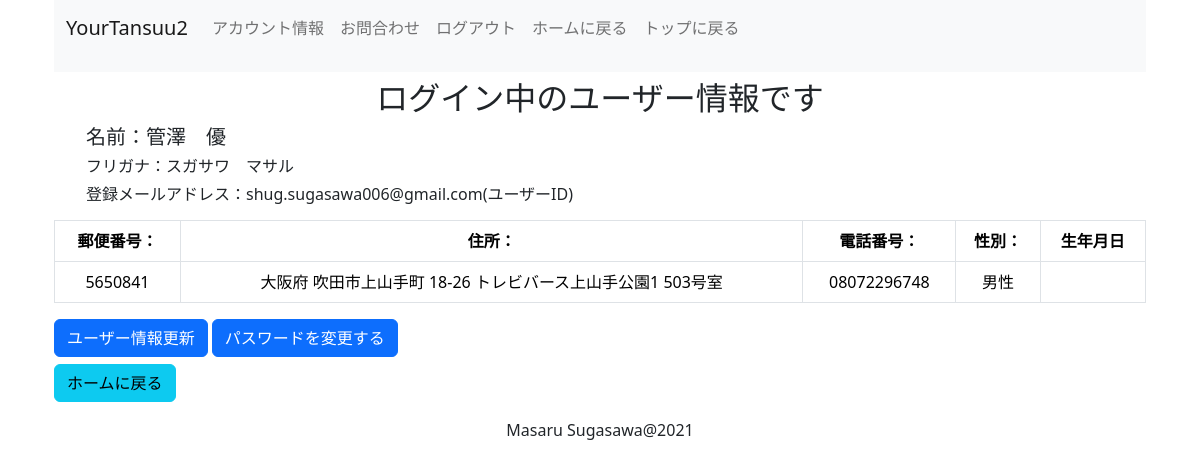
The app's page /account/userinformation/18/ (signed in), older data.
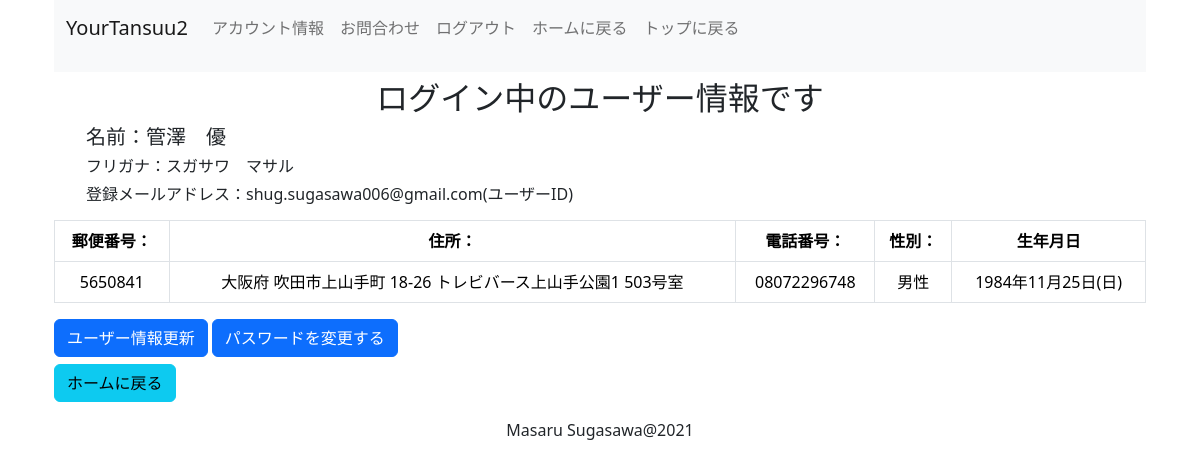
The same page, newer data.
### account/models.py (models this page shows, shortened)
class MyUser(AbstractBaseUser):
    email = models.CharField(max_length=50, unique= True)
    last_name = models.CharField(max_length=100)
    first_name = models.CharField(max_length=100)
    last_kana = models.CharField(max_length=100)
    first_kana = models.CharField(max_length=100)
    zip_code = models.CharField(max_length=100)
    region_name = models.CharField(max_length=100, choices=REGION_NAME_CHOICES)
    city_name= models.CharField(max_length=100)
    street_name= models.CharField(max_length=100)
    building_name= models.CharField(max_length=300, blank=True, null=True)
    tel = models.CharField(max_length=100)
    date_of_birth = models.DateTimeField(blank=True, null=True)
    gender = models.CharField(max_length=30, choices=GENDER_CHOICES)
    is_staff = models.BooleanField(default=False)
    is_active = models.BooleanField(default=True)
    is_admin = models.BooleanField(default=False)
    date_joined = models.DateTimeField(auto_now_add=True)
    objects = UserManager()
    USERNAME_FIELD = 'email'
    REQUIRED_FIELD = []
    def __str__(self):
        return self.email
    @property
    def is_staff(self):
        return self.is_admin

### account/views.py (the view)
# urls.py: path('userinformation/<int:pk>/', userinfoview, name = 'user_information'),
@login_required
def userinfoview(request, pk):
    user_id = request.user.pk
    user_information = MyUser.objects.get(pk = user_id)
    context = {'user_information':user_information}
    return render (request, 'account/user_information.html',context)

### templates/account/user_information.html (shortened to what this page needs)
{% extends 'account/base.html' %}
{% load django_bootstrap5 static %}
{% block no_sidebar_content %}
<div class="container">
  <h2 class="text_center space_top">ログイン中のユーザー情報です</h2>
  <form action="", method = "get">
    <ul>
      <h5>名前：{{ user_information.last_name }}　{{ user_information.first_name }}</h5>
      <h6>フリガナ：{{ user_information.last_kana }}　{{ user_information.first_kana }}</h6>
      <h6>登録メールアドレス：{{ request.user }}(ユーザーID)</h6>
    </ul>
  <table class="table table-bordered text_center">
    <thead>
      <th>郵便番号：</th>
      <th>住所：</th>
      <th>電話番号：</th>
      <th>性別：</th>
      <th>生年月日</th>
    </thead>
    <tbody>
      <td>{{ user_information.zip_code }}</td>
      <td>{{ user_information.get_region_name_display }} {{ user_information.city_name }}  {{ user_information.street_name }} {{ user_information.building_name }}</td>
      <td>{{ user_information.tel }}</td>
      <td>{{ user_information.get_gender_display }}</td>
      <td>{{ user_information.date_of_birth |  date:"Y年m月d日(D)" }}</td>
    </tbody>
  </table>
  </form>
  <a href="{% url 'user_update' request.user.pk %}" class="btn btn-md btn-primary space_bottom" type="submit">ユーザー情報更新</a>
  <a href="{% url 'change_password' request.user.pk %}" class="btn btn-md btn-primary space_bottom" type="submit">パスワードを変更する</a><br>
  <a href="{% url 'home' %}" class="btn btn-md btn-info" type="submit">ホームに戻る</a>
</div>
{% endblock no_sidebar_content %}

Row changes from the older to the newer data that the page shows:
changed MyUser "管澤": date_of_birth (not shown) → "1984年11月25日(日)"
